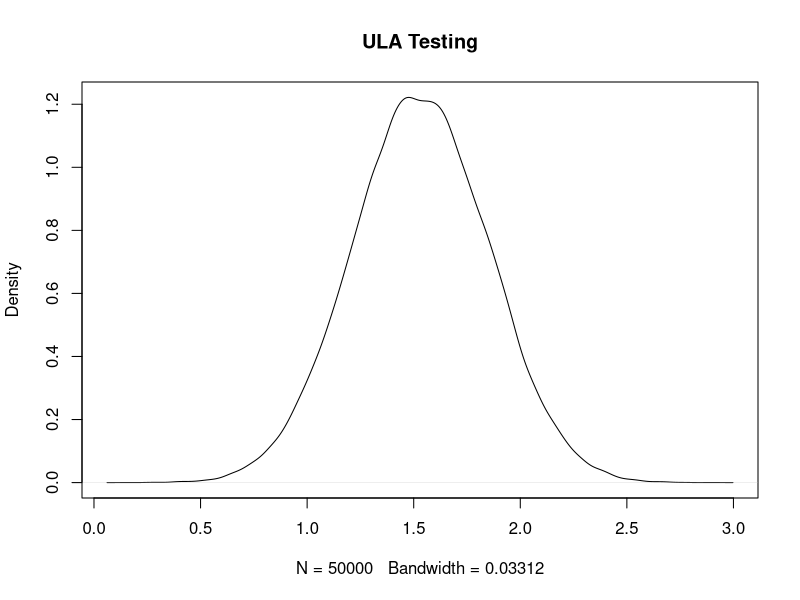
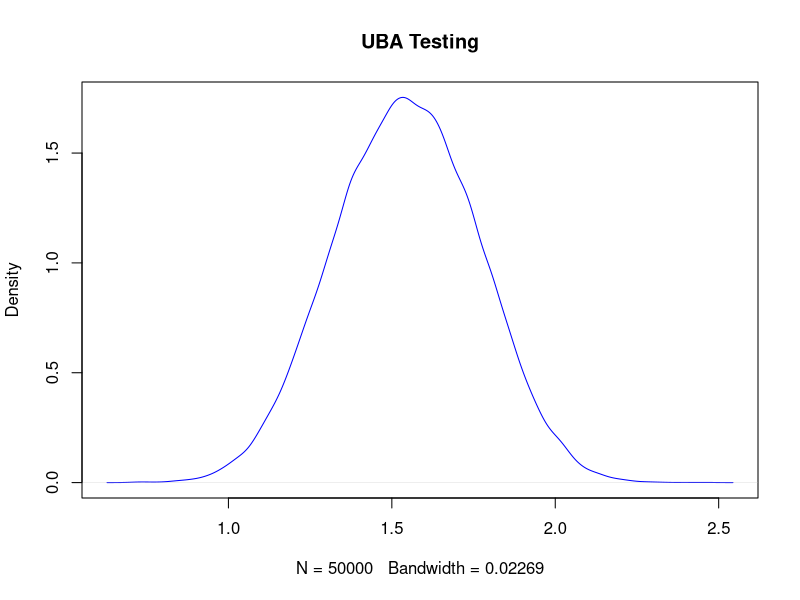

Write the R code that produced these figures, in order.
##############################
#Poisson Random Effects Model
##############################
##Cacluate drift 
pois_drift = function(x)
{
  mu = x[1]
  eta = x[2:(I+1)]
  #derivative wrt mu
  dU1 = (mu/(sigma_mu)^2)- sum(eta) + (I+1)*mu 
  
  #derivative wrt eta_i
  dU = J*exp(eta) - rowSums(y) + eta - mu
  
  #derivative of U 
  dU = c(dU1, dU)
  
  return(-1*dU)
}

###EM scheme : ULA
ULA = function(x0,dt ,N)
{
  x = matrix(0 ,nrow = N,ncol= (I + 1))
  x[1 , ] = x0
  for( i in 2:N)
  {
    mu = pois_drift(x[(i-1) , ])
    x[i, ] =  x[(i-1), ]+ dt*mu+ sqrt(2*dt)*rnorm(1)
  }
  return(x)
}

###Skew-Symmetric Scheme : UBA
##Calculate the probability function for jumps 
probf = function(y, dt , v )
{
  mu = pois_drift(y)
  temp = -2*sqrt(dt)*v*mu/sqrt(2)
  return(1/(1 + exp(temp)))
}

##Do the Unadjusted Barker Procedure 
UBA= function(x0,dt,N)
{
  x = matrix(0 ,nrow = N,ncol= (I + 1))
  x[1 , ] = x0
  for( i in 2: N)
  {
    v = rnorm(I+1)
    U = runif(I+1)
    prob = probf(y = x[(i-1), ], dt = dt , v = v)
    b = ifelse(U<= prob , 1, -1)
    x[i , ] = x[(i-1) , ] + sqrt(2*dt)*b*v
    print(i)
  }
  return(x)
}

###############
###############
#Experiments
###Data generation 
mustar = 5
I = 50 
J = 5
sigma_mu = 10 
eta = rnorm(n = I , mean = mustar,sd = 1)
y = matrix(nrow = I , ncol = J) 
for(i in 1 :I)
{
  y[i ,] = rpois(n = J , lambda = eta[i] ) 
}

##Initialize 
x0 = c(mustar,eta) 
foo = 1:1e4
r1= ULA(x0,  dt = 0.025, N = 6e4)
r2 = UBA(x0,  dt = 0.025, N = 6e4)
ULA_mu = r1[-foo ,1]
plot(density(ULA_mu) , main = 'ULA Testing')
UBA_mu = r2[-foo,1]
plot(density(UBA_mu) , main = 'UBA Testing' , col = 'blue')

err = sum((UBA_mu - mustar)^2)/5e4

